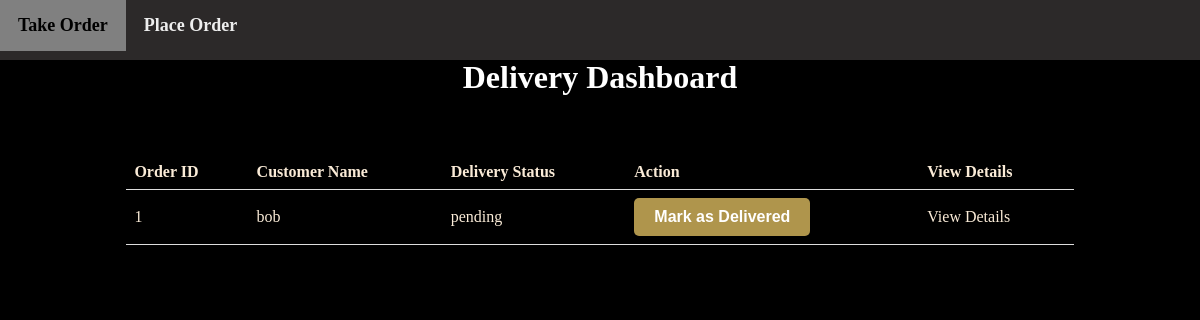
Before: /delivery-dashboard (signed in) with the older database file.
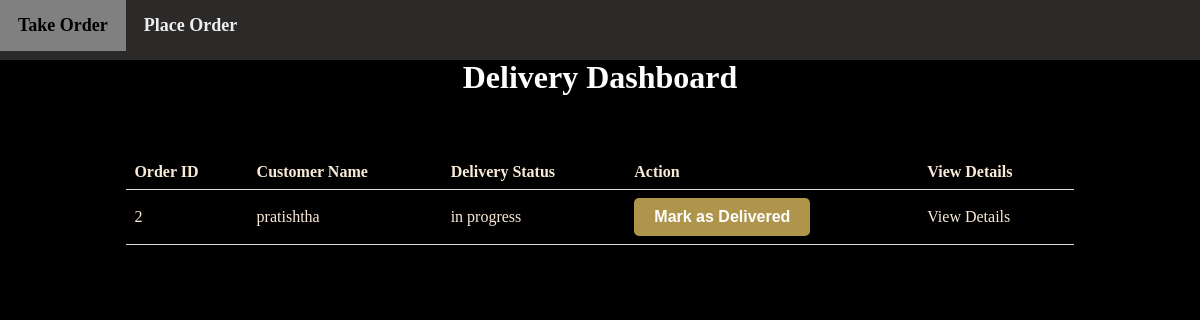
After: the same page with the newer database file.
### tables this page shows
CREATE TABLE Deliveries (
    delivery_id INTEGER PRIMARY KEY,
    order_id INTEGER NOT NULL,
    user_id INTEGER NOT NULL,
    status TEXT NOT NULL,
    FOREIGN KEY (order_id) REFERENCES Orders(order_id),
    FOREIGN KEY (user_id) REFERENCES Users(user_id)
);

CREATE TABLE Users (
  id INTEGER PRIMARY KEY,
  name TEXT
, password text);

### app.py (the view)
@app.route('/delivery-dashboard')
def delivery_dashboard():
    user_id = session.get('user_id')  # Use session.get() to avoid KeyError if user_id is not set
    if user_id is None:
        return redirect('/login')  # Redirect to the login page or any other desired page
    conn = sqlite3.connect('./iiiteats.db')
    cursor = conn.cursor()
    cursor.execute("""
        SELECT deliveries.order_id, users.name, deliveries.status
        FROM deliveries
        JOIN orders ON deliveries.order_id = orders.order_id
        JOIN users ON orders.user_id = users.id
        WHERE deliveries.user_id = ?

        """, (user_id,))
    assigned_orders = cursor.fetchall()
    conn.commit()
    conn.close()
    return render_template('delivery_dashboard.html', orders=assigned_orders)

### templates/delivery_dashboard.html (shortened to what this page needs)
<!DOCTYPE html>
<html>
  <head>
    <link rel="stylesheet" href="../static/delivery_dashboard.css" />
    <link rel="stylesheet" href="../static/navbar.css" />
  </head>
  <body>
    <nav class="navbar">
      <a href="/take_orders">Take Order</a>
      <a href="">Place Order</a>
    </nav>
    <h1>Delivery Dashboard</h1>
    <table>
      <tr>
        <th>Order ID</th>
        <th>Customer Name</th>
        <th>Delivery Status</th>
        <th>Action</th>
        <th>View Details</th>
      </tr>
      {% for order in orders %}
      <tr>
        <td>{{ order[0] }}</td>
        <td>{{ order[1] }}</td>
        <td>{{ order[2] }}</td>
        <td>
          <form method="post" action="/mark-delivered/{{ order[0] }}">
            <button type="submit">Mark as Delivered</button>
          </form>
        </td>
        <td><a href="/order_items/{{ order[0] }}">View Details</a></td>
      </tr>
      {% endfor %}
    </table>
  </body>
</html>

### static/delivery_dashboard.css (style rules this page uses)
h1 { text-align: center; color: white; margin-top: 5%; }
body { background-color: black; }
table { width: 80%; border-collapse: collapse; margin-left: 10%; margin-top: 5%; }
th, td { padding: 8px; text-align: left; border-bottom: 1px solid #ddd; color: antiquewhite; }
th { color: antiquewhite; }
button { display: inline-block; padding: 10px 20px; font-size: 16px; font-weight: bold; text-align: center; text-decoration: none; background-color: #af954c; color: #ffffff; border: none; border-radius: 5px; cursor: pointer; }

### static/navbar.css (style rules this page uses)
.navbar { background-color: rgba(65, 61, 61, 0.678); position: fixed; z-index: 100; top: 0; left: 0; height: 60px; width: 100%; justify-content: space-evenly; align-items: center; }
.navbar a { float: left; display: block; color: #eeeeee; text-align: center; padding: 15px 18px; font-size: 18px; font-weight: bold; }
a, a:hover, a:focus, a:active { text-decoration: none; color: inherit; }

Changed rows visible on the page:
changed Deliveries: order "1" → "2"; name "bob" → "pratishtha"; status "pending" → "in progress"
